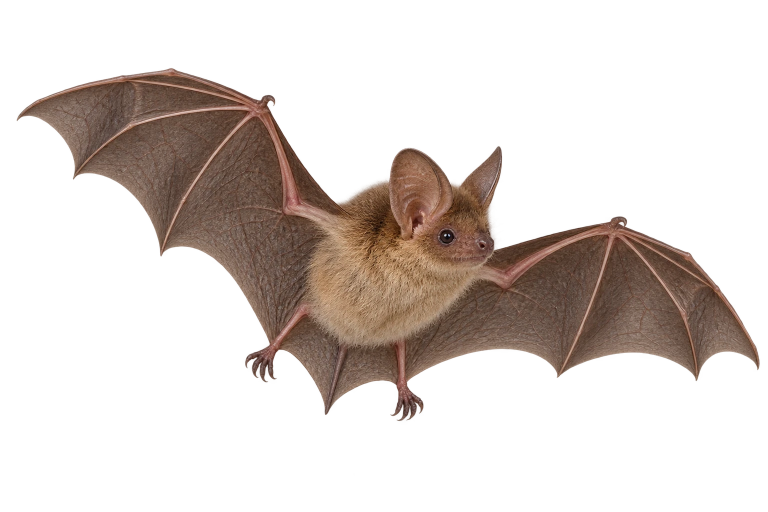
#> input picture assets/images/animals/bat_1.webp, 1536 x 1024 px (shown at 1/2 size)
$ python -i build_themes.py   (imports and definitions only)
#> lines starting #> are read from the running program, lines starting #| are printed output that depends on the picture
"""Builds the new themes' content from source_step*.py.

    python -I tools/home_sections/build_themes.py

Writes items, themes, games, scene and pair games, extra pictures, the free
list and the spoken lines (tools/home_sections/lines/themes.json). A picture
drawn for an item is taken from artifacts/illustrations-home/items/<theme>/
<slug>.png, centred on a 1024 transparent square and saved as WebP. A theme
goes active only when every one of its items has a picture.
"""
import hashlib
import importlib.util
import json
import re
from datetime import date
from pathlib import Path

from PIL import Image

ROOT = Path(__file__).resolve().parents[2]
CONTENT = ROOT / 'assets/content'
ART = ROOT / 'artifacts/illustrations-home'
HERE = Path(__file__).resolve().parent


# [5 lines left out: function load, not called in this run]


def read(path):
    return json.loads(path.read_text(encoding='utf-8-sig'))


def write(path, data):
    path.write_text(json.dumps(data, ensure_ascii=False, indent=2) + '\n', encoding='utf-8')


def install(src, out):
    """Crops to the subject, centres on a 1024 square, saves as WebP."""
#> called with src = '../../assets/images/animals/bat_1.webp', out = 'out.png'
    im = Image.open(src).convert('RGBA')
#> im is the input picture: PIL image 1536x1024 RGBA; mean R, G, B, A 58.4, 43.6, 36.1, 68.6
    box = im.getchannel('A').point(lambda v: 255 if v > 24 else 0).getbbox()
#> box = (33, 136, 1520, 842)
    sub = im.crop(box)
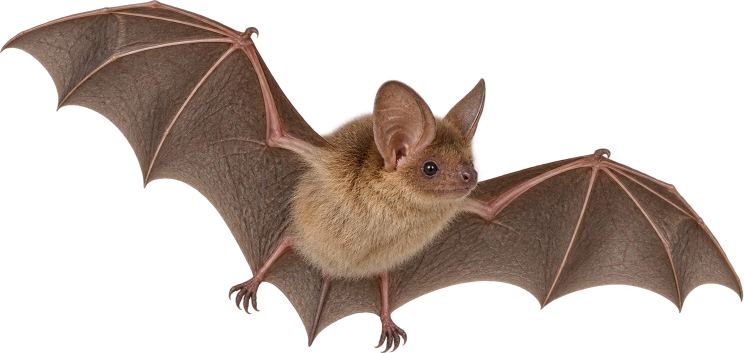
#> sub: PIL image 1487x706 RGBA (shown at 1/2 size); mean R, G, B, A 82.5, 61.8, 51.1, 102.8; transparent parts drawn white
    scale = 912 / max(sub.size)
#> scale = 0.613
    sub = sub.resize((max(1, round(sub.width * scale)), max(1, round(sub.height * scale))), Image.LANCZOS)
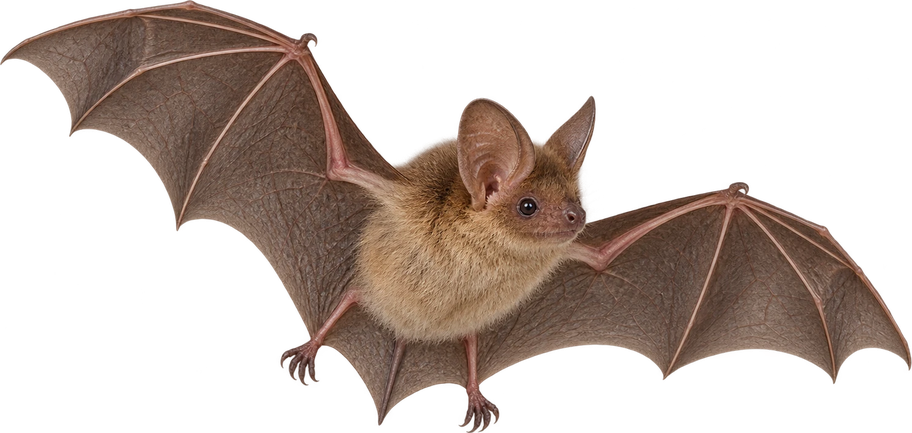
#> sub: PIL image 912x433 RGBA; mean R, G, B, A 51.4, 38.9, 31.9, 102.9; transparent parts drawn white
    canvas = Image.new('RGBA', (1024, 1024), (0, 0, 0, 0))
#> canvas: PIL image 1024x1024 RGBA; every value is 0
    canvas.paste(sub, ((1024 - sub.width) // 2, (1024 - sub.height) // 2))
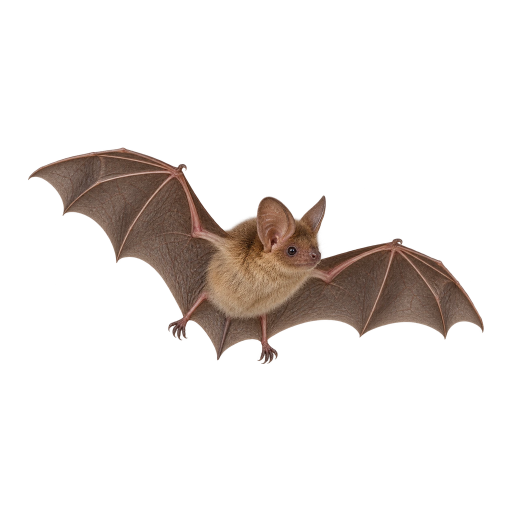
#> canvas: PIL image 1024x1024 RGBA (shown at 1/2 size); mean R, G, B, A 19.4, 14.6, 12, 38.7; transparent parts drawn white
#> (the run stopped early here; a loop or call above may not have finished)

$ run again, on assets/images/body/elbow.webp
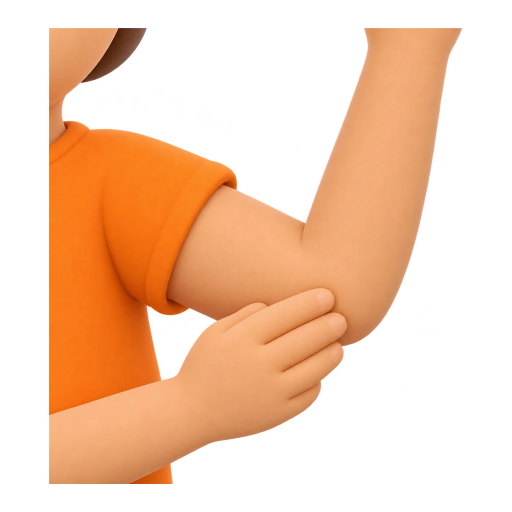
#> input picture assets/images/body/elbow.webp, 1024 x 1024 px (shown at 1/2 size)
#> in install, im is the input picture: PIL image 1024x1024 RGBA; mean R, G, B, A 108.2, 67.8, 37.7, 107.4
#> box = (98, 56, 925, 968)
#> in install, `sub = im.crop(box)`:
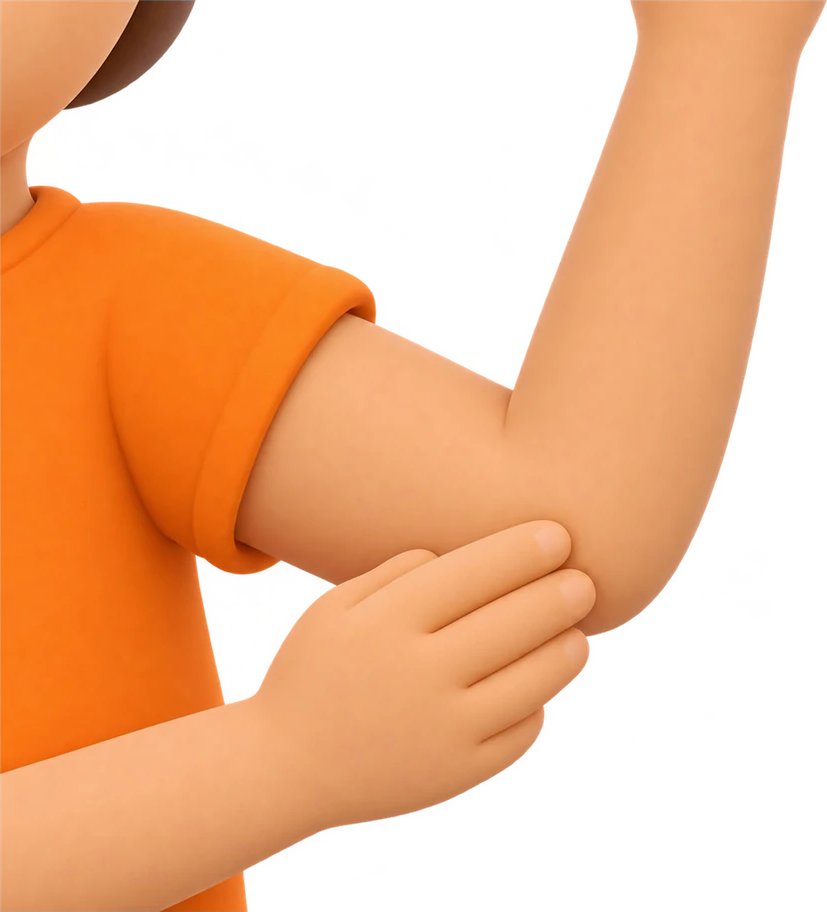
#> sub: PIL image 827x912 RGBA; mean R, G, B, A 150, 93.8, 52, 149.4; transparent parts drawn white

$ run again, on assets/images/cleaning/bath_sponge.webp
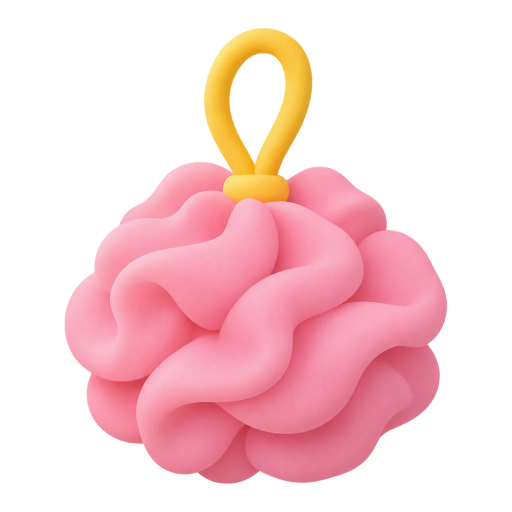
#> input picture assets/images/cleaning/bath_sponge.webp, 1024 x 1024 px (shown at 1/2 size)
#> in install, im is the input picture: PIL image 1024x1024 RGBA; mean R, G, B, A 99.9, 61, 63.6, 98.9
#> box = (129, 56, 895, 968)
#> in install, `sub = im.crop(box)`:
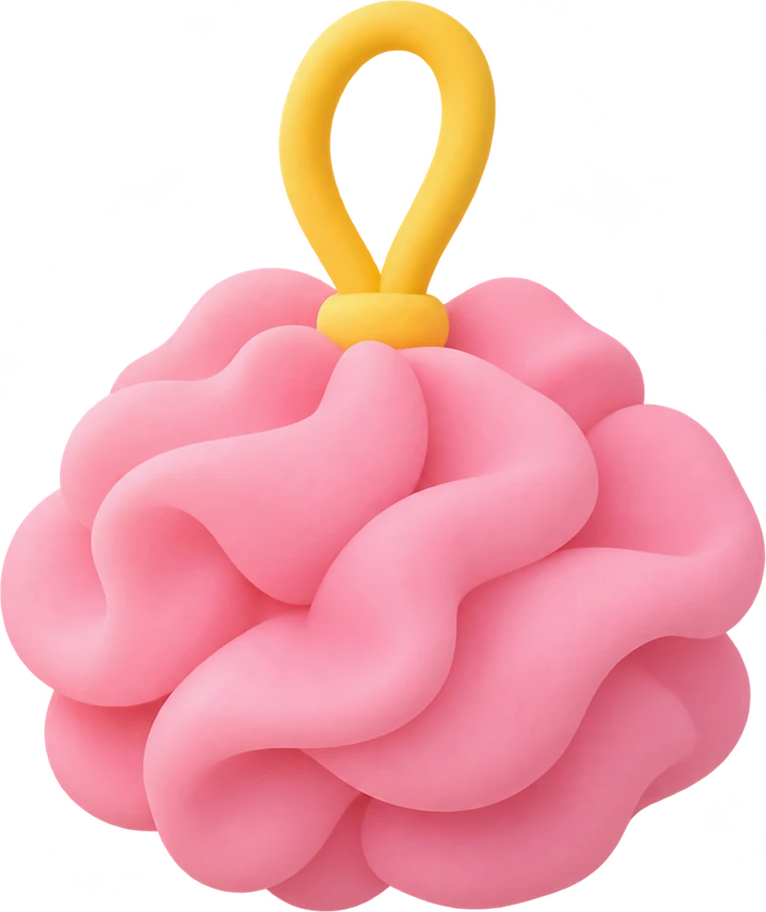
#> sub: PIL image 766x912 RGBA; mean R, G, B, A 150, 91.4, 95.4, 148.4; transparent parts drawn white

$ run again, on assets/images/cleaning/detergent.webp
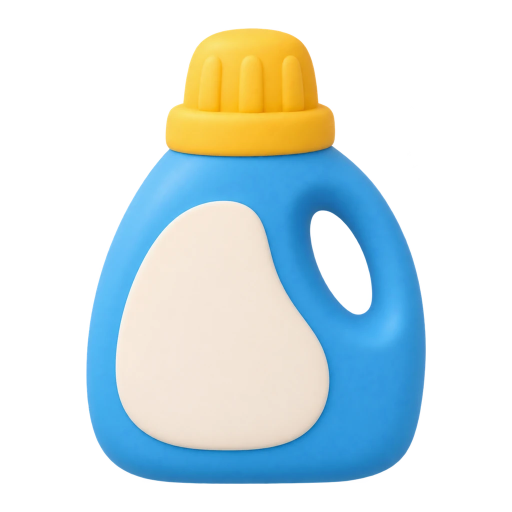
#> input picture assets/images/cleaning/detergent.webp, 1024 x 1024 px (shown at 1/2 size)
#> in install, im is the input picture: PIL image 1024x1024 RGBA; mean R, G, B, A 67, 82.4, 85, 107.3
#> box = (172, 56, 852, 968)
#> in install, `sub = im.crop(box)`:
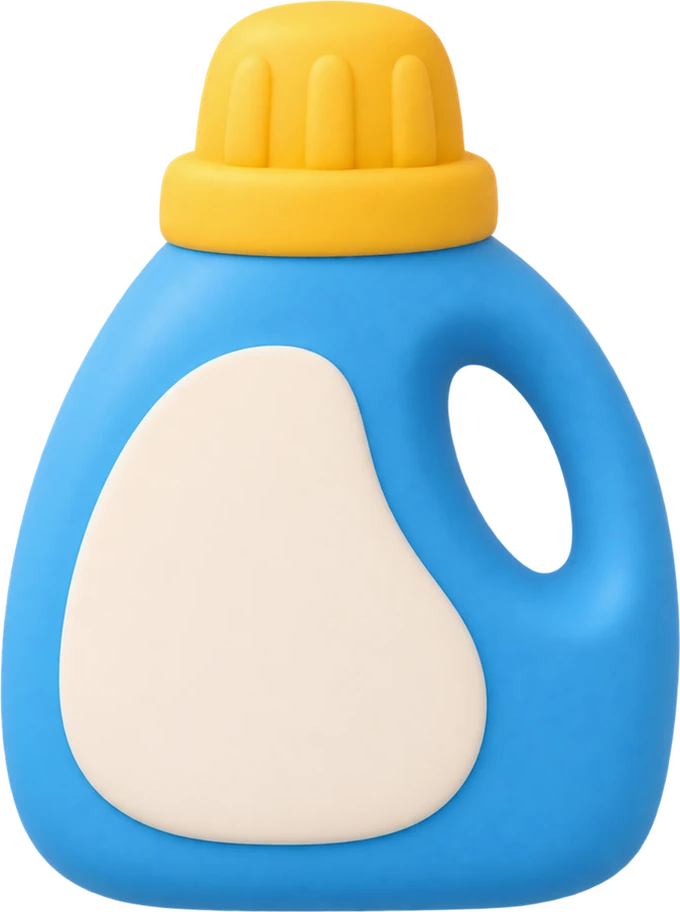
#> sub: PIL image 680x912 RGBA; mean R, G, B, A 113, 139, 143.4, 181.4; transparent parts drawn white
